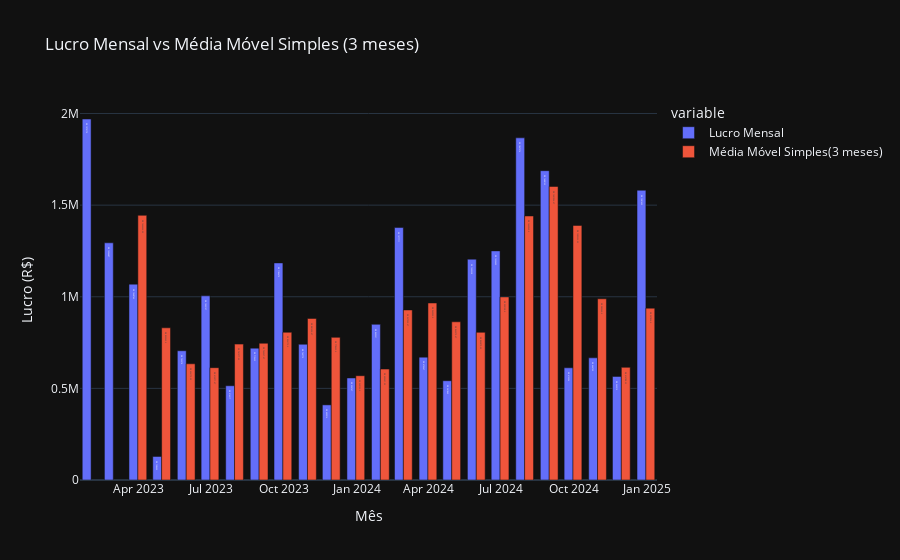

Here is the notebook cell this chart was saved with:
### Code cell
# Criar um gráfico combinando lucro mensal e média móvel
fig = px.bar(
    x=lucro_mensal['Data_Venda'],
    y=[lucro_mensal['Lucro_Mensal'], lucro_mensal_ma['Média_Móvel_3_Meses']],
    title='Lucro Mensal vs Média Móvel Simples (3 meses)',
    labels={'x': 'Mês', 'value': 'Lucro (R$)'},
    barmode='group',
    template='plotly_dark'
)

# Adicionar valores formatados como moeda nas barras
fig.data[0].text = ' R$ ' + (lucro_mensal['Lucro_Mensal'].round(2).astype(str))
fig.data[0].textposition = 'inside'
fig.data[0].name = 'Lucro Mensal'

fig.data[1].text = ' R$ ' + (lucro_mensal_ma['Média_Móvel_3_Meses'].round(2).astype(str))
fig.data[1].textposition = 'inside'
fig.data[1].name = 'Média Móvel Simples(3 meses)'

fig.show()

### Figure 1 — Plotly figure (JSON) as saved in the notebook; plotly's stock layout.template omitted (floating-point values rounded to 4 significant figures)
{"data": [{"alignmentgroup": "True", "hovertemplate": "variable=wide_variable_0<br>Mês=%{x}<br>Lucro (R$)=%{y}<extra></extra>", "legendgroup": "wide_variable_0", "marker": {"color": "#636efa", "pattern": {"shape": ""}}, "name": "Lucro Mensal", "offsetgroup": "wide_variable_0", "orientation": "v", "showlegend": true, "text": [" R$ 1970170", " R$ 1294487", " R$ 1068742", " R$ 128400", " R$ 705378", " R$ 1005137", " R$ 514217", " R$ 719629", " R$ 1184670", " R$ 740773", " R$ 409916", " R$ 556767", " R$ 849521", " R$ 1377711", " R$ 670567", " R$ 541843", " R$ 1205228", " R$ 1250403", " R$ 1867276", " R$ 1688125", " R$ 612296", " R$ 666759", " R$ 565310", " R$ 1581409"], "textposition": "inside", "type": "bar", "x": ["2023-01-31T00:00:00", "2023-02-28T00:00:00", "2023-03-31T00:00:00", "2023-04-30T00:00:00", "2023-05-31T00:00:00", "2023-06-30T00:00:00", "2023-07-31T00:00:00", "2023-08-31T00:00:00", "2023-09-30T00:00:00", "2023-10-31T00:00:00", "2023-11-30T00:00:00", "2023-12-31T00:00:00", "2024-01-31T00:00:00", "2024-02-29T00:00:00", "2024-03-31T00:00:00", "2024-04-30T00:00:00", "2024-05-31T00:00:00", "2024-06-30T00:00:00", "2024-07-31T00:00:00", "2024-08-31T00:00:00", "2024-09-30T00:00:00", "2024-10-31T00:00:00", "2024-11-30T00:00:00", "2024-12-31T00:00:00"], "xaxis": "x", "y": [1970170, 1294487, 1068742, 128400, 705378, 1005137, 514217, 719629, 1184670, 740773, 409916, 556767, 849521, 1377711, 670567, 541843, 1205228, 1250403, 1867276, 1688125, 612296, 666759, 565310, 1581409], "yaxis": "y"}, {"alignmentgroup": "True", "hovertemplate": "variable=wide_variable_1<br>Mês=%{x}<br>Lucro (R$)=%{y}<extra></extra>", "legendgroup": "wide_variable_1", "marker": {"color": "#EF553B", "pattern": {"shape": ""}}, "name": "Média Móvel Simples(3 meses)", "offsetgroup": "wide_variable_1", "orientation": "v", "showlegend": true, "text": [" R$ nan", " R$ nan", " R$ 1444466.33", " R$ 830543.0", " R$ 634173.33", " R$ 612971.67", " R$ 741577.33", " R$ 746327.67", " R$ 806172.0", " R$ 881690.67", " R$ 778453.0", " R$ 569152.0", " R$ 605401.33", " R$ 927999.67", " R$ 965933.0", " R$ 863373.67", " R$ 805879.33", " R$ 999158.0", " R$ 1440969.0", " R$ 1601934.67", " R$ 1389232.33", " R$ 989060.0", " R$ 614788.33", " R$ 937826.0"], "textposition": "inside", "type": "bar", "x": ["2023-01-31T00:00:00", "2023-02-28T00:00:00", "2023-03-31T00:00:00", "2023-04-30T00:00:00", "2023-05-31T00:00:00", "2023-06-30T00:00:00", "2023-07-31T00:00:00", "2023-08-31T00:00:00", "2023-09-30T00:00:00", "2023-10-31T00:00:00", "2023-11-30T00:00:00", "2023-12-31T00:00:00", "2024-01-31T00:00:00", "2024-02-29T00:00:00", "2024-03-31T00:00:00", "2024-04-30T00:00:00", "2024-05-31T00:00:00", "2024-06-30T00:00:00", "2024-07-31T00:00:00", "2024-08-31T00:00:00", "2024-09-30T00:00:00", "2024-10-31T00:00:00", "2024-11-30T00:00:00", "2024-12-31T00:00:00"], "xaxis": "x", "y": [null, null, 1444000.0, 830543, 634200.0, 613000.0, 741600.0, 746300.0, 806172, 881700.0, 778453, 569152, 605400.0, 928000.0, 965933, 863400.0, 805900.0, 999158, 1440969, 1602000.0, 1389000.0, 989060, 614800.0, 937826], "yaxis": "y"}], "layout": {"barmode": "group", "legend": {"title": {"text": "variable"}, "tracegroupgap": 0}, "title": {"text": "Lucro Mensal vs Média Móvel Simples (3 meses)"}, "xaxis": {"anchor": "y", "domain": [0, 1], "title": {"text": "Mês"}}, "yaxis": {"anchor": "x", "domain": [0, 1], "title": {"text": "Lucro (R$)"}}}}
